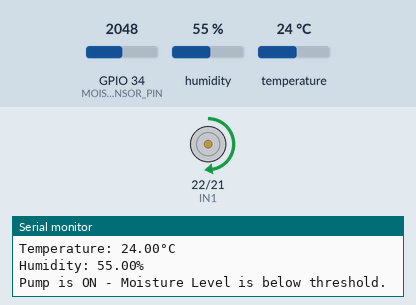
Simulated run of this sketch. Board: ESP32. Parts: motor-driver pin pairs drawn as motors (green arrow = first pin HIGH = forward, orange = second pin HIGH = backward, longer = more drive, scaled by the enable pin), the last lines printed to the serial monitor. The test bench sets the inputs (shaded band); at power-on: GPIO 34 (MOISTURE_SENSOR_PIN) = 2048, humidity 55 %, temperature 24 °C. WiFi joins after 1.5 s; servers stay silent unless stated.

Above: at 3.0 s.
3.1 s: GPIO 34 (MOISTURE_SENSOR_PIN) set to 2003
At 4.9 s:
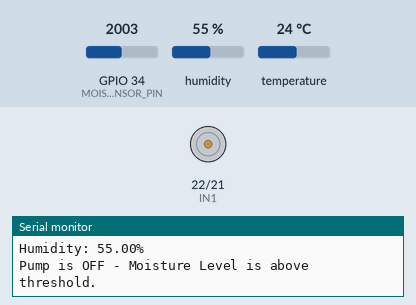
6.3 s: GPIO 34 (MOISTURE_SENSOR_PIN) set to 2866
At 7.2 s:
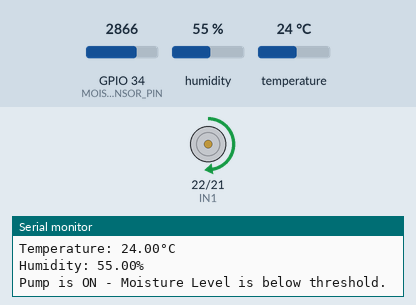
8.3 s: GPIO 34 (MOISTURE_SENSOR_PIN) set to 2047
At 9.5 s:
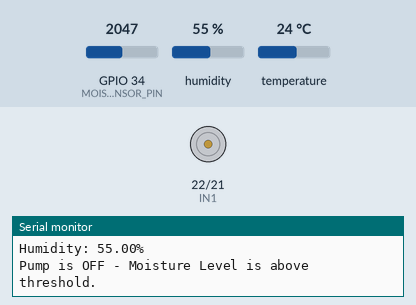
Timing chart, 0 to 11.3 s (numbered marks = the images above; inputs shaded):
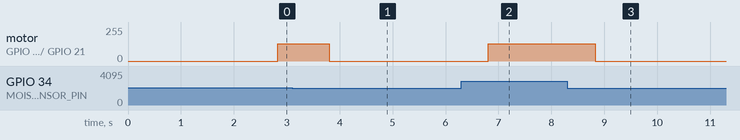

Measured:
- the behaviour switches between 2048 and 2047 on GPIO 34 (MOISTURE_SENSOR_PIN) (found by bisection; images 0 and 1)
- after the input at 3.1 s, motor on GPIO 22 (IN1) / GPIO 21 (IN2): forward 128/255 → stopped after 0.71 s
- after the input at 6.3 s, motor on GPIO 22 (IN1) / GPIO 21 (IN2): stopped → forward 128/255 after 0.51 s
- after the input at 8.3 s, motor on GPIO 22 (IN1) / GPIO 21 (IN2): forward 128/255 → stopped after 0.53 s

The sketch:

Smart_Irrigation_Monitoring_System_code.ino
```cpp
#define BLYNK_TEMPLATE_ID "TMPL3KDixjqGA"
#define BLYNK_TEMPLATE_NAME "Smart irrigation monitoring system"
#define BLYNK_AUTH_TOKEN "YOUR_BLYNK_AUTH_TOKEN"
#include <BlynkSimpleEsp32.h>
#include <DHT.h>


#define DHTPIN 15  // DHT11 data pin connected to GPIO15
#define DHTTYPE DHT11  // DHT 11 sensor

#define ENA 23  // PWM control for motor driver
#define IN1 22  // Direction control
#define IN2 21  // Direction control
#define MOISTURE_SENSOR_PIN 34  // Soil moisture sensor connected to analog pin (GPIO34)
#define MOISTURE_THRESHOLD_PERCENTAGE 50  // Threshold moisture percentage for turning on pump


// Initialize DHT sensor
DHT dht(DHTPIN, DHTTYPE);  // Initialize DHT sensor

// Blynk virtual pin setup
BlynkTimer timer;

void setup() {
  // Set pins as output
  pinMode(ENA, OUTPUT);
  pinMode(IN1, OUTPUT);
  pinMode(IN2, OUTPUT);

  // Initialize the motor as OFF
  digitalWrite(IN1, LOW);
  digitalWrite(IN2, LOW);
  analogWrite(ENA, 0); // PWM duty cycle = 0

  // Start the Serial Monitor
  Serial.begin(115200);

  // Initialize Blynk
  Blynk.begin(BLYNK_AUTH_TOKEN, "YOUR_WIFI_NAME", "YOUR_WIFI_PASSWORD");

  // Initialize DHT sensor
  dht.begin();

  // Set up a timer to send data to Blynk at intervals
  timer.setInterval(1000L, sendSensorDataToBlynk); // send data every 1 second
}

void loop() {
  // Run the Blynk run function
  Blynk.run();

  // Run the Blynk timer
  timer.run();
}

void sendSensorDataToBlynk() {
  // Read the soil moisture level (value from 0 to 4095)
  int moistureLevel = analogRead(MOISTURE_SENSOR_PIN);

  // Convert moisture level to percentage (0 to 100%)
  float moisturePercentage = (moistureLevel / 4095.0) * 100;

  // Read temperature and humidity from DHT11 sensor
  float temperature = dht.readTemperature();  // Temperature in Celsius
  float humidity = dht.readHumidity();  // Humidity in %

  // Check if any read failed and exit early (NaN means failed reading)
  if (isnan(temperature) || isnan(humidity)) {
    Serial.println("Failed to read from DHT sensor!");
    return;
  }

  // Print moisture, temperature, and humidity readings to Serial Monitor
  Serial.print("Soil Moisture Percentage: ");
  Serial.println(moisturePercentage);
  Serial.print("Temperature: ");
  Serial.print(temperature);
  Serial.println("°C");
  Serial.print("Humidity: ");
  Serial.print(humidity);
  Serial.println("%");

  // Send data to Blynk virtual pins
  Blynk.virtualWrite(V0, moisturePercentage);  // Send soil moisture to Virtual Pin V0
  Blynk.virtualWrite(V2, temperature);         // Send temperature to Virtual Pin V2
  Blynk.virtualWrite(V3, humidity);            // Send humidity to Virtual Pin V3

  // Check if the moisture level is below the threshold
  if (moisturePercentage > MOISTURE_THRESHOLD_PERCENTAGE) {
    // Turn the pump on (forward direction)
    digitalWrite(IN1, HIGH);
    digitalWrite(IN2, LOW); // Forward direction
    analogWrite(ENA, 128); // Set PWM duty cycle to 50% (adjust speed as needed)
    Blynk.virtualWrite(V1, 1);  // Turn on water pump switch on Blynk (Virtual Pin V1)
    Serial.println("Pump is ON - Moisture Level is below threshold.");
  } else {
    // Turn the pump off
    digitalWrite(IN1, LOW);
    digitalWrite(IN2, LOW); // Motor stops
    analogWrite(ENA, 0);    // PWM duty cycle = 0
    Blynk.virtualWrite(V1, 0);  // Turn off water pump switch on Blynk (Virtual Pin V1)
    Serial.println("Pump is OFF - Moisture Level is above threshold.");
    delay(500);
  }
}
```
